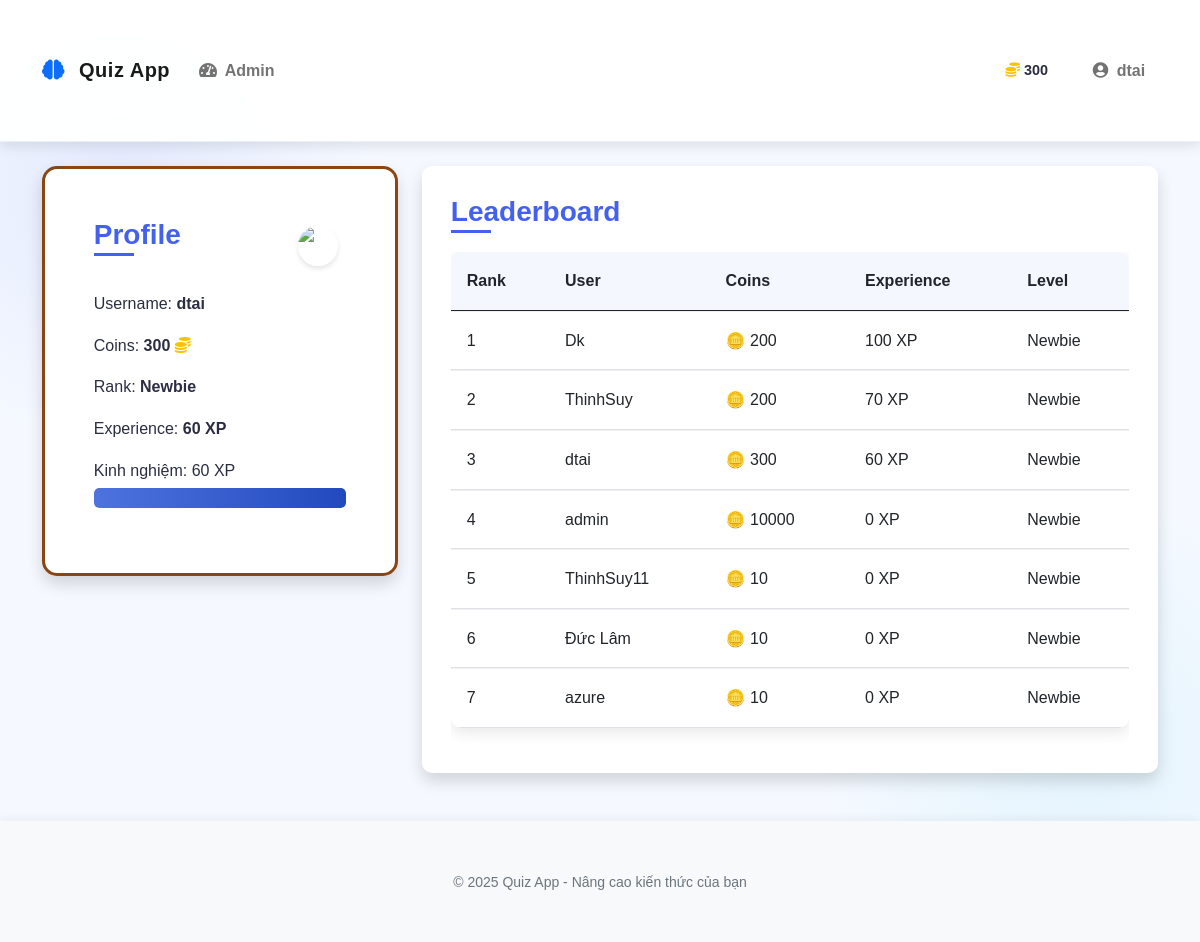
Before: / (signed in) with the older database file.
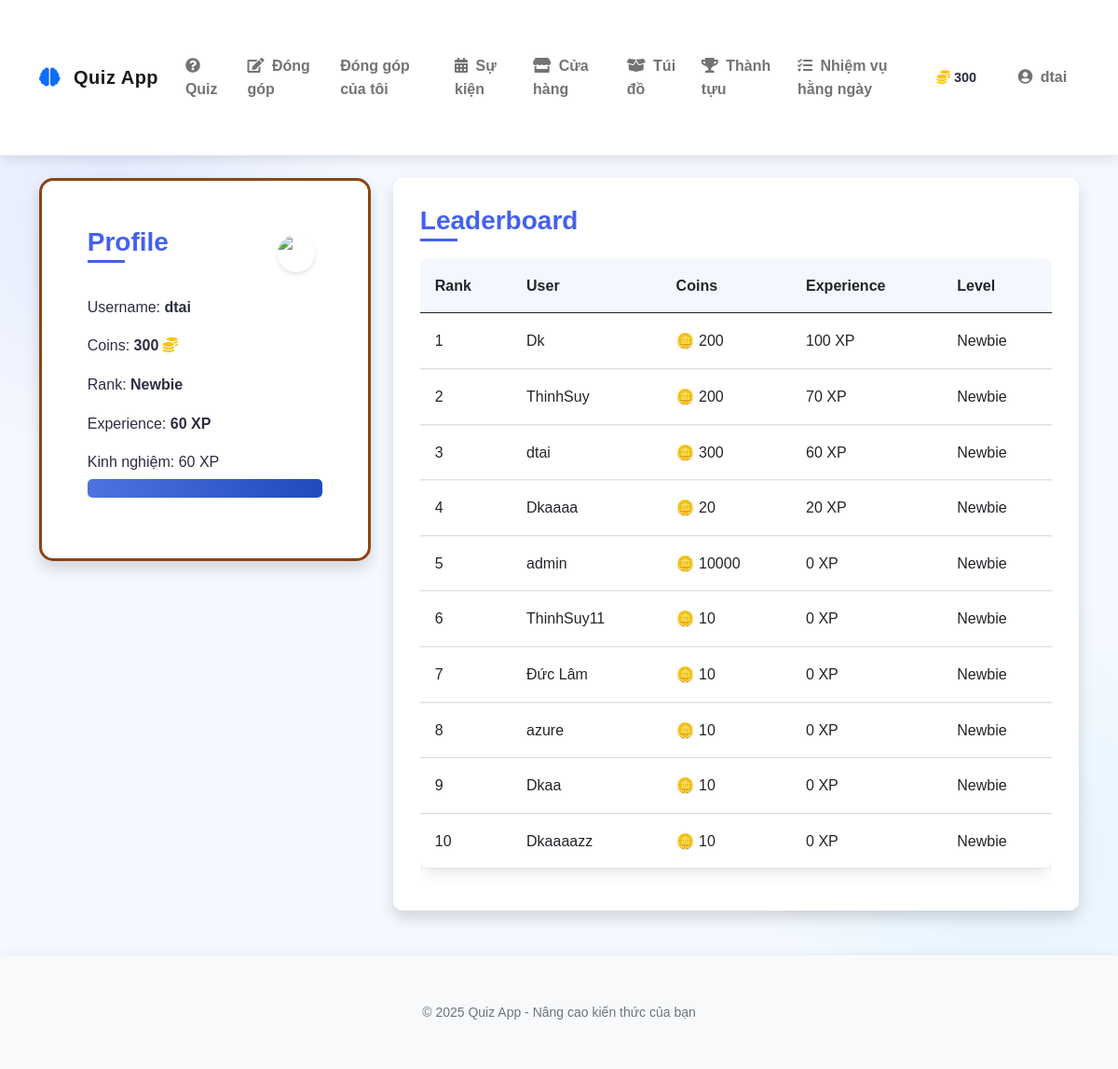
After: the same page with the newer database file.
### models.py (models this page shows, shortened)
class User(UserMixin, db.Model):
    id = db.Column(db.Integer, primary_key=True)
    username = db.Column(db.String(64), unique=True, nullable=False)
    email = db.Column(db.String(120), unique=True, nullable=False)
    password_hash = db.Column(db.String(256))
    coins = db.Column(db.Integer, default=10)  # New users start with 10 coins
    experience = db.Column(db.Integer, default=0)  # Experience points
    rank = db.Column(db.String(50), default='Newbie')
    is_admin = db.Column(db.Boolean, default=False)
    contributions = db.relationship('Contribution', backref='author', lazy=True)
    inventory_items = db.relationship('InventoryItem', backref='owner', lazy=True)
    achievements = db.relationship('UserAchievement', backref='user', lazy=True)
    daily_quests = db.relationship('UserDailyQuest', backref='user', lazy=True)
    total_questions_answered = db.Column(db.Integer, default=0)
    correct_answers = db.Column(db.Integer, default=0)
    easy_questions_completed = db.Column(db.Integer, default=0)
    medium_questions_completed = db.Column(db.Integer, default=0)
    hard_questions_completed = db.Column(db.Integer, default=0)
    daily_quest_points = db.Column(db.Integer, default=0)
    daily_streak = db.Column(db.Integer, default=0)
    last_daily_login = db.Column(db.Date, nullable=True)

### app.py (the view)
@app.route('/')
def homepage():
    from models import User, RANK_THRESHOLDS
    top_users = User.query.order_by(User.experience.desc()).limit(10).all()
    return render_template('homepage.html', top_users=top_users, RANK_THRESHOLDS=RANK_THRESHOLDS)

### app.py (called while the page is built)
@login_manager.user_loader
def load_user(user_id):
    from models import User
    return User.query.get(int(user_id))

### templates/homepage.html (shortened to what the changed rows need)
{% extends "base.html" %}
{% block content %}
<div class="row">
    <div class="col-md-4">
        {% if current_user.is_authenticated %}
        <div class="card shadow rank-card" data-aos="fade-right" data-rank="{{ current_user.rank.lower() }}">
            <div class="card-body">
                <div class="d-flex justify-content-between align-items-center mb-3">
                    <h3 class="card-title">Profile</h3>
                    <div class="rank-badge">
                        <img src="{{ url_for('static', filename='images/ranks/' + current_user.rank.lower() + '.png') }}"
                             alt="{{ current_user.rank }}" class="rank-icon">
                    </div>
                </div>
                <div class="profile-info">
                    <p>Username: <strong>{{ current_user.username }}</strong></p>
                    <p>Coins: <strong>{{ current_user.coins }}</strong> <i class="fas fa-coins text-warning"></i></p>
                    <p>Rank: <strong class="rank-name">{{ current_user.rank }}</strong></p>
                    {% set next_rank = None %}
                    {% set next_threshold = 0 %}
                    {% set current_threshold = 0 %}
                    {% for rank, threshold in RANK_THRESHOLDS.items() | sort(attribute='1') %}
                        {% if current_user.rank == rank %}
                            {% set current_threshold = threshold %}
                            {% for next_r, next_t in RANK_THRESHOLDS.items() | sort(attribute='1') %}
                                {% if next_t > threshold and not next_rank %}
                                    {% set next_rank = next_r %}
                                    {% set next_threshold = next_t %}
                                {% endif %}
                            {% endfor %}
                        {% endif %}
                    {% endfor %}
                    <p>Experience: <strong>{{ current_user.experience }} XP</strong></p>
                    <div class="rank-progress mt-3">
                        {% if next_rank %}
                        <p class="mb-1">Tiến trình ({{ current_user.experience }}/{{ next_threshold }})</p>
                        <div class="progress" style="height: 20px;">
                            <div class="progress-bar progress-bar-striped progress-bar-animated bg-success"
                                 role="progressbar"
                                 style="width: {{ ((current_user.experience - current_threshold) / (next_threshold - current_threshold) * 100)|round }}%">
                            </div>
                        </div>
                        <small class="text-muted">Rank tiếp theo: {{ next_rank }}</small>
                        {% else %}
                        <p class="mb-1">Kinh nghiệm: {{ current_user.experience }} XP</p>
                        <div class="progress" style="height: 20px;">
                            <div class="progress-bar progress-bar-striped progress-bar-animated bg-success"
                                 role="progressbar"
                                 style="width: 100%">
                            </div>
                        </div>
                        {% endif %}
                    </div>
                </div>
            </div>
        </div>
        {% endif %}
    </div>
    <div class="col-md-8">
        <div class="card shadow" data-aos="fade-left">
            <div class="card-body">
                <div class="table-responsive">
                    <table class="table table-hover">
                        <thead>
                            <tr>
                                <th>Rank</th>
                                <th>User</th>
                                <th>Coins</th>
                                <th>Experience</th>
                                <th>Level</th>
                            </tr>
                        </thead>
                        <tbody>
                            {% for user in top_users %}
                            <tr>
                                <td>{{ loop.index }}</td>
                                <td>{{ user.username }}</td>
                                <td>🪙 {{ user.coins }}</td>
                                <td>{{ user.experience }} XP</td>
                                <td>{{ user.rank }}</td>
                            </tr>
                            {% endfor %}
                        </tbody>
                    </table>
                </div>
            </div>
        </div>
    </div>
</div>
{% endblock %}

### templates/base.html (shortened to what the changed rows need)
<!DOCTYPE html>
<html lang="en">
<head>
    <link href="https://cdn.jsdelivr.net/npm/bootstrap@5.0.2/dist/css/bootstrap.min.css" rel="stylesheet">
    <link rel="stylesheet" href="https://cdnjs.cloudflare.com/ajax/libs/font-awesome/5.15.3/css/all.min.css">
    <link href="https://unpkg.com/aos@2.3.1/dist/aos.css" rel="stylesheet">
    <link rel="stylesheet" href="{{ url_for('static', filename='css/style.css') }}">
    <link rel="stylesheet" href="{{ url_for('static', filename='css/rank_frames.css') }}">
    <link rel="stylesheet" href="{{ url_for('static', filename='css/customization.css') }}">
    <link rel="stylesheet" href="{{ url_for('static', filename='css/achievements.css') }}">
    <link rel="stylesheet" href="{{ url_for('static', filename='css/quests.css') }}">
    <link rel="stylesheet" href="{{ url_for('static', filename='css/quiz.css') }}">
</head>
<body>
    <nav class="navbar navbar-expand-lg navbar-light sticky-top">
        <div class="container">
            <div class="collapse navbar-collapse" id="navbarNav">
                <ul class="navbar-nav me-auto">
                    {% if current_user.is_authenticated %}
                        {% if current_user.is_admin %}
                            <li class="nav-item">
                                <a class="nav-link" href="{{ url_for('admin_dashboard') }}">
                                    <i class="fas fa-tachometer-alt me-1"></i> Admin
                                </a>
                            </li>
                        {% else %}
                            <li class="nav-item">
                                <a class="nav-link" href="{{ url_for('mainquiz') }}">
                                    <i class="fas fa-question-circle me-1"></i> Quiz
                                </a>
                            </li>
                            <li class="nav-item">
                                <a class="nav-link" href="{{ url_for('contribute') }}">
                                    <i class="fas fa-edit me-1"></i> Đóng góp
                                </a>
                            </li>
                            <li class="nav-item">
                                <a class="nav-link" href="{{ url_for('my_contributions') }}">
                                    Đóng góp của tôi
                                </a>
                            </li>
                            <li class="nav-item">
                                <a class="nav-link" href="{{ url_for('event') }}">
                                    <i class="fas fa-calendar-alt me-1"></i> Sự kiện
                                </a>
                            </li>
                            <li class="nav-item">
                                <a class="nav-link" href="{{ url_for('shop') }}">
                                    <i class="fas fa-store me-1"></i> Cửa hàng
                                </a>
                            </li>
                            <li class="nav-item">
                                <a class="nav-link" href="{{ url_for('inventory') }}">
                                    <i class="fas fa-box-open me-1"></i> Túi đồ
                                </a>
                            </li>
                            <li class="nav-item">
                                <a class="nav-link" href="{{ url_for('advancements') }}">
                                    <i class="fas fa-trophy me-1"></i> Thành tựu
                                </a>
                            </li>
                            <li class="nav-item">
                                <a class="nav-link" href="{{ url_for('daily_quests') }}">
                                    <i class="fas fa-tasks me-1"></i> Nhiệm vụ hằng ngày
                                </a>
                            </li>
                        {% endif %}
                    {% endif %}
                </ul>
                {% if current_user.is_authenticated %}
                <div class="user-stats d-flex align-items-center me-3">
                    <div class="stat-item d-flex align-items-center me-3">
                        <i class="fas fa-coins text-warning me-1"></i>
                        <span class="fw-bold">{{ current_user.coins }}</span>
                    </div>
                </div>
                <ul class="navbar-nav">
                    <li class="nav-item dropdown">
                        <a class="nav-link dropdown-toggle" href="#" id="userDropdown" role="button" data-bs-toggle="dropdown" aria-expanded="false">
                            <i class="fas fa-user-circle me-1"></i> {{ current_user.username }}
                        </a>
                    </li>
                </ul>
                {% endif %}
            </div>
        </div>
    </nav>
    <div class="container py-4">
        {% block content %}{% endblock %}
    </div>
</body>
</html>

Changed rows visible on the page:
changed User "dtai": is_admin True → False (drawn)
added User: username "Dkaaaa", coins "20", experience "20", rank "Newbie"
added User: username "Dkaa", coins "10", experience "0", rank "Newbie"
added User: username "Dkaaaazz", coins "10", experience "0", rank "Newbie"
Other visible differences:
text no longer shown: "Admin"
text now shown: "Quiz Đóng góp Đóng góp của tôi Sự kiện Cửa hàng Túi đồ Thành tựu Nhiệm vụ hằng ngày"
